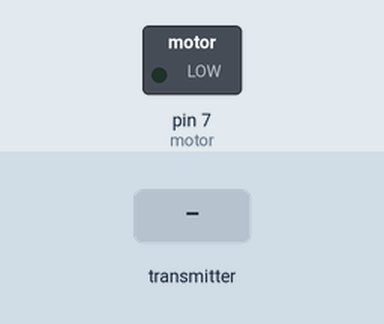
This sketch was run on a simulated Arduino Uno, built with avr-gcc and run on an emulated ATmega328P. Parts: switched loads named in the sketch (green lamp = pin HIGH). Inputs (shaded band) come from the test bench. No radio packets arrive unless stated.

Above: at 1.2 s.
1.3 s: the transmitter starts sending receiver.0 = 256
At 1.9 s:
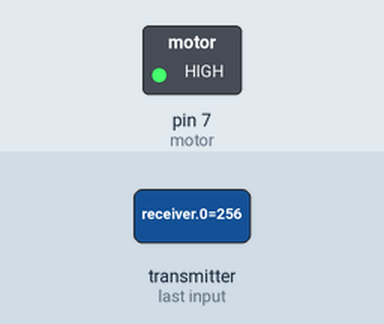
2.8 s: the transmitter starts sending receiver.0 = 0
At 3.1 s:
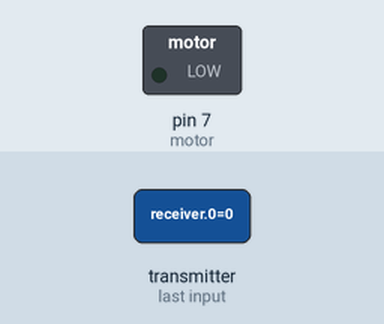
4.3 s: the transmitter starts sending receiver.0 = 512
At 5.5 s:
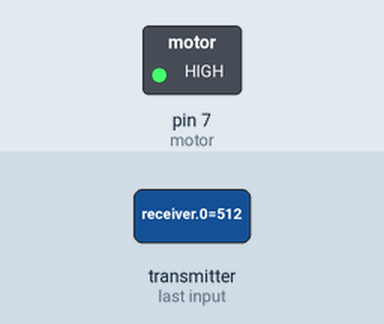
Timing chart, 0 to 7.3 s (numbered marks = the images above; inputs shaded):
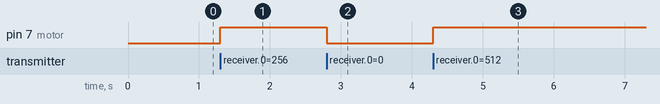

The sketch:

NRF24_ATtiny84_Receiver_code_v1.ino
```cpp
//Receiver
//#include <SPI.h>
#include <nRF24L01.h>
#include <RF24.h>

#define motor 7
#define button 0

bool buttonState = 0;
uint32_t receiver[1];
uint32_t input[1];

RF24 radio(2, 3); // define CE, CSN Pins for the NRF24L01
const byte addresses[][6] = {"00001", "00002"};

void setup() {
  //Serial.begin(9600);
  pinMode(motor, OUTPUT);
  digitalWrite(motor,LOW);
  pinMode(button, INPUT_PULLUP);

  radio.begin();
  radio.openWritingPipe(addresses[0]);// Writing to Pipe 00001
  radio.openReadingPipe(1, addresses[1]); // Reading from Pipe 00002
  radio.setPALevel(RF24_PA_MAX);
  radio.setDataRate(RF24_250KBPS);

}
void loop() {
  // Receiving //
  delay(5);                                                 // set the delay to 5 milliseconds for stability
  radio.startListening();                                   // Stop Receiving and Start receiving
  if (radio.available()) {                                  // check if there is communication available
      radio.read(&receiver, sizeof(receiver));              // Receiving the input from the receiver
      //Serial.println(receiver[0]);                          // Print whatever is received to the serial for debugging
      //if (receiver[0] == 0) {analogWrite(led,127);}      // check the received if it's 0 then turn on the LED
     //else if (receiver[0] == 1) {analogWrite(led,255);}   // check the received if it's 1 then turn off the LED
      analogWrite(motor,receiver[0]);

  }
  /*
  // Sending //
  delay(5);                                                 // set the 5 milliseconds for stability
  radio.powerUp();
  radio.stopListening();                                    // Stop listening and start receiving
  input[0] = digitalRead(button);                           // Assigning led status to input[0]
  //Serial.println(input[0]);                                 // Print input[0] to the serial for debugging
  radio.write(&input, sizeof(input));                       // Send input[0] to the Receiver
  radio.powerDown();
  */
}
```

Measured:
- after the input at 1.3 s, pin 7 (motor): LOW → HIGH at once
- after the input at 2.8 s, pin 7 (motor): HIGH → LOW at once
- after the input at 4.3 s, pin 7 (motor): LOW → HIGH at once
